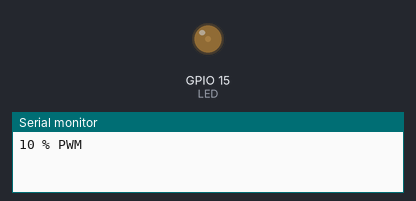
Recording of a sketch running on a simulated ESP8266 (NodeMCU). Parts: output pins drawn as LEDs (lit = HIGH), the last lines printed to the serial monitor.

Above: at 0.1 s.
At 4.1 s:
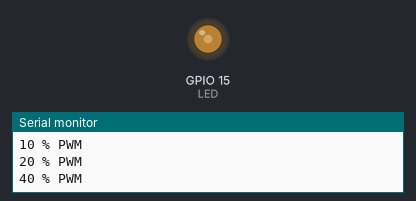
At 6.1 s:
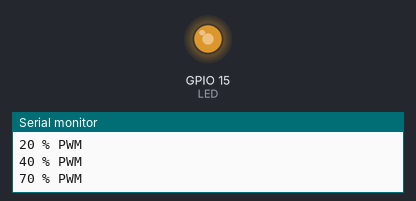
At 8.1 s:
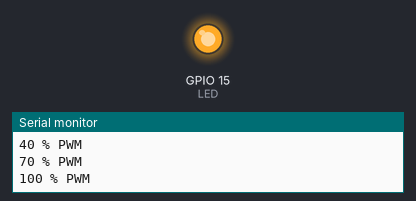
Timing chart, 0 to 40.0 s (numbered marks = the images above):
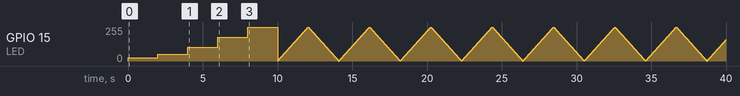

The sketch:

Test_PWM_LCD2x16_v2.ino
```cpp
#include <ESP8266WiFi.h>
#include <WiFiClient.h>
#include <ESP8266WebServer.h>
#include <ESP8266mDNS.h>
#include <Wire.h>  // This library is already built in to the Arduino IDE
#include <LiquidCrystal_I2C.h> //This library you can add via Include Library > Manage Library >
#include <OneWire.h>
#include <DallasTemperature.h>


#define LED 15

int brightness = 0;    // how bright the LED is
int fadeAmount = 5;    // how many points to fade the LED by

//=======================================================================
//                    Power on setup
//=======================================================================
void setup() {
  Serial.begin(115200);
  pinMode(LED,OUTPUT);
}

//=======================================================================
//                    Main Program Loop
//=======================================================================
void loop() {
  //PWM Value varries from 0 to 1023
  Serial.println("10 % PWM");
  analogWrite(LED,102);
  delay(2000);

  Serial.println("20 % PWM");
  analogWrite(LED,205);
  delay(2000);

  Serial.println("40 % PWM");
  analogWrite(LED,410);
  delay(2000);

  Serial.println("70 % PWM");
  analogWrite(LED,714);
  delay(2000);

  Serial.println("100 % PWM");
  analogWrite(LED,1024);
  delay(2000);

  //Continuous Fading
  Serial.println("Fadding Started");
  while(1)
  {
    // set the brightness of pin 9:
    analogWrite(LED, brightness);

    // change the brightness for next time through the loop:
    brightness = brightness + fadeAmount;

    // reverse the direction of the fading at the ends of the fade:
    if (brightness <= 0 || brightness >= 1023) {
      fadeAmount = -fadeAmount;
    }
    // wait for 30 milliseconds to see the dimming effect
    delay(10);
  }
}
```

Measured:
- by itself, GPIO 15 (LED): 0/255 → 25/255 at 0.00 s, → 51/255 2.0 s later, → 102/255 2.0 s later, → 177/255 2.0 s later, … (3003 changes in this stretch)
